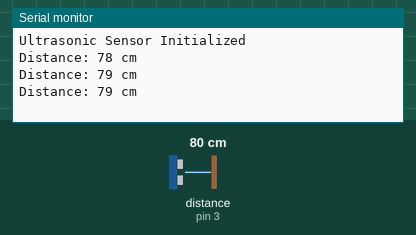
Simulated run of this sketch. Board: Arduino Uno, built with avr-gcc and run on an emulated ATmega328P. On the bench: the last lines printed to the serial monitor. Wiring (inferred from the names in the program): ultrasonic range finder: trigger pin 2; echo pin 3. The test bench sets the inputs (shaded band); at power-on: distance to the obstacle (sensor on pin 3) 80 cm. The echo pulse lasts 58.3 µs per cm.

Above: at 1.3 s.
1.4 s: distance to the obstacle (sensor on pin 3) set to 12 cm
At 1.9 s:
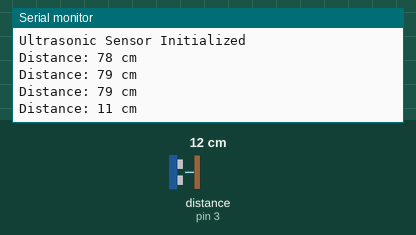
2.9 s: distance to the obstacle (sensor on pin 3) set to 9 cm
At 3.6 s:
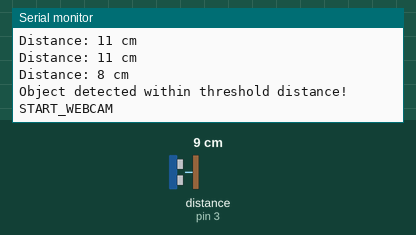
Timing chart, 0 to 5.9 s (numbered marks = the images above; inputs shaded):
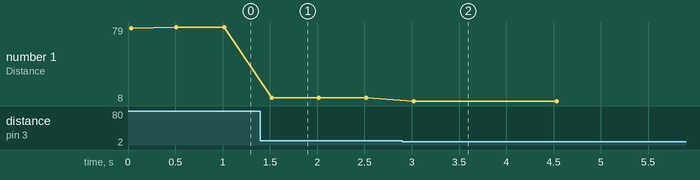

The sketch:

Arduinocodetotest.ino
```cpp
const int trigPin = 2;   // Trigger pin connected to D2
const int echoPin = 3;   // Echo pin connected to D3
const int thresholdDistance = 10; // Distance threshold in centimeters

void setup() {
  // Initialize serial communication
  Serial.begin(9600);

  // Set pin modes
  pinMode(trigPin, OUTPUT);
  pinMode(echoPin, INPUT);

  Serial.println("Ultrasonic Sensor Initialized");
}

void loop() {
  long duration;
  int distance;

  // Trigger the sensor
  digitalWrite(trigPin, LOW);
  delayMicroseconds(2);
  digitalWrite(trigPin, HIGH);
  delayMicroseconds(10);
  digitalWrite(trigPin, LOW);

  // Read the echo pin (duration of sound wave travel)
  duration = pulseIn(echoPin, HIGH);

  // Calculate distance in centimeters
  distance = duration * 0.034 / 2;

  // Output the distance to the Serial Monitor
  Serial.print("Distance: ");
  Serial.print(distance);
  Serial.println(" cm");

  // Check if the object is within the threshold distance
  if (distance < thresholdDistance) {
    Serial.println("Object detected within threshold distance!");
    Serial.println("START_WEBCAM"); // Send signal to start webcam
    delay(1000); // Wait 1 second to avoid multiple triggers
  }

  // Small delay between readings
  delay(500);
}
```

Measured:
- the behaviour switches between 11 and 10 cm on distance to the obstacle (sensor on pin 3) (found by bisection; images 1 and 2)
- after the input at 1.4 s, the serial monitor: prints a new line after 0.12 s (image 1)
- after the input at 2.9 s, the serial monitor: prints a new line after 0.12 s (image 2)
- plotted number 1: 79 → 11 after the input at 1.4 s, 11 → 8 after the input at 2.9 s
